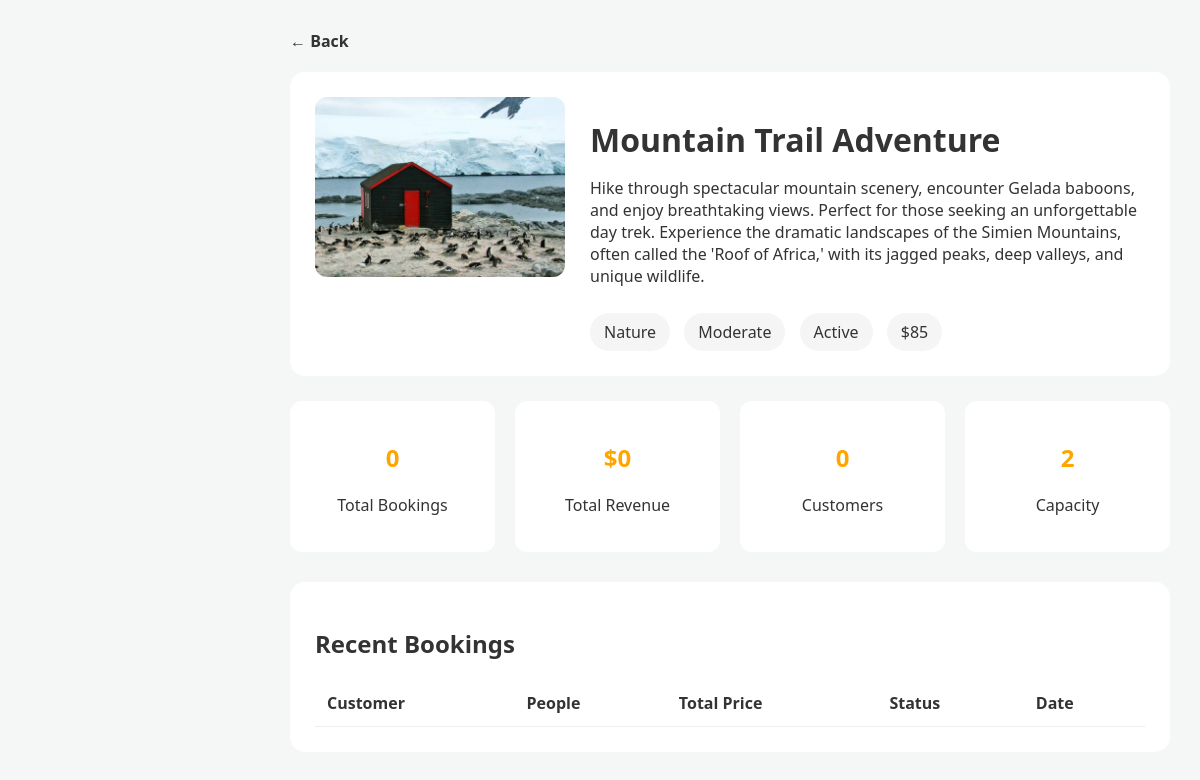
Page /admin/view_experience.php?id=3 on the committed database.
### tables this page shows
CREATE TABLE `experiences` (
  `id` int(11) NOT NULL,
  `name` varchar(150) DEFAULT NULL,
  `category` varchar(50) DEFAULT NULL,
  `location` varchar(150) DEFAULT NULL,
  `map_link` text DEFAULT NULL,
  `price` decimal(10,2) DEFAULT NULL,
  `duration` varchar(50) DEFAULT NULL,
  `schedule` varchar(100) DEFAULT 'Daily at 11:00 AM',
  `languages` varchar(100) DEFAULT 'English',
  `description` text DEFAULT NULL,
  `whats_included` text DEFAULT NULL,
  `not_included` text DEFAULT NULL,
  `itinerary` text DEFAULT NULL,
  `image` varchar(255) DEFAULT NULL,
  `gallery` text DEFAULT NULL,
  `difficulty` enum('Easy','Moderate','Challenging') DEFAULT 'Easy',
  `status` enum('Active','Inactive') DEFAULT 'Active',
  `capacity` int(11) DEFAULT 0,
  `rating` decimal(2,1) DEFAULT 5.0,
  `is_featured` tinyint(1) DEFAULT 0
);

### admin/view_experience.php (the view, shortened to what this page needs)
<?php
$conn = new mysqli("localhost","root","","travel_db");
$id = intval($_GET['id']);
$exp = $conn->query("
    SELECT * FROM experiences
    WHERE id='$id'
")->fetch_assoc();
$total_bookings = $conn->query("
    SELECT COUNT(*) as total
    FROM experience_bookings
    WHERE experience_id='$id'
")->fetch_assoc()['total'];
$total_revenue = $conn->query("
    SELECT SUM(total_price) as total
    FROM experience_bookings
    WHERE experience_id='$id'
")->fetch_assoc()['total'] ?? 0;
$total_customers = $conn->query("
    SELECT COUNT(DISTINCT user_id) as total
    FROM experience_bookings
    WHERE experience_id='$id'
")->fetch_assoc()['total'];
?>
<!DOCTYPE html>
<html>
<head>
    <link rel="stylesheet" href="experience.css">
</head>
<body>
<div class="view-container">
    <a href="experience.php" class="back-btn">← Back</a>
    <div class="view-header">
        <img src="uploads/<?php echo $exp['image']; ?>" class="view-img">
        <div class="view-info">
            <h1><?php echo $exp['name']; ?></h1>
            <p><?php echo $exp['description']; ?></p>
            <div class="tags">
                <span><?php echo $exp['category']; ?></span>
                <span><?php echo $exp['difficulty']; ?></span>
                <span><?php echo $exp['status']; ?></span>
                <span>$<?php echo number_format($exp['price']); ?></span>
            </div>
        </div>
    </div>
    <div class="stats-grid">
        <div class="stat-box">
            <h2><?php echo $total_bookings; ?></h2>
            <p>Total Bookings</p>
        </div>
        <div class="stat-box">
            <h2>$<?php echo number_format($total_revenue); ?></h2>
            <p>Total Revenue</p>
        </div>
        <div class="stat-box">
            <h2><?php echo $total_customers; ?></h2>
            <p>Customers</p>
        </div>
        <div class="stat-box">
            <h2><?php echo $exp['capacity']; ?></h2>
            <p>Capacity</p>
        </div>
    </div>
    <div class="booking-table">
        <h2>Recent Bookings</h2>
        <table>
            <tr>
                <th>Customer</th>
                <th>People</th>
                <th>Total Price</th>
                <th>Status</th>
                <th>Date</th>
            </tr>
        </table>
    </div>
</div>
</body>
</html>

### admin/experience.css (style rules this page uses)
body { background-color: #f4f7f6; font-family: 'Segoe UI', Tahoma, Geneva, Verdana, sans-serif; color: #333; margin: 0; }
.view-container { margin-left:260px; padding:30px; }
.back-btn { text-decoration:none; color:#333; font-weight:bold; }
.view-header { display:flex; gap:25px; background:#fff; padding:25px; border-radius:15px; margin-top:20px; }
.view-img { width:250px; height:180px; object-fit:cover; border-radius:12px; }
.view-info h1 { margin-bottom:10px; }
.tags span { display:inline-block; background:#f5f5f5; padding:8px 14px; border-radius:20px; margin-right:10px; margin-top:10px; }
.stats-grid { display:grid; grid-template-columns:repeat(4,1fr); gap:20px; margin-top:25px; }
.stat-box { background:#fff; padding:20px; text-align:center; border-radius:12px; }
.stat-box h2 { color:orange; }
.booking-table { background:#fff; margin-top:30px; padding:25px; border-radius:15px; }
.booking-table table { width:100%; border-collapse:collapse; margin-top:15px; }
.booking-table th, .booking-table td { padding:12px; border-bottom:1px solid #eee; text-align:left; }

### rows in the picture
experiences: image (picture), name "Mountain Trail Adventure", description "Hike through spectacular mountain scenery, encounter Gelada baboons, and enjoy breathtaking views. Perfect for those seeking an unforgettable day trek. Experience the dramatic landscapes of the Simien Mountains, often called the 'Roof of Africa,' with its jagged peaks, deep valleys, and unique wildlife.", category "Nature", difficulty "Moderate", status "Active", price "85", capacity "2"

### other values in the picture
$total_bookings "0"
$total_revenue "0"
$total_customers "0"
